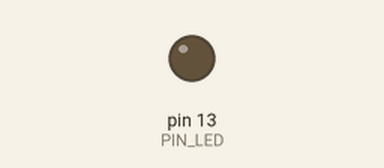
Recording of a sketch running on a simulated Arduino Uno, built with avr-gcc and run on an emulated ATmega328P. On the bench: output pins drawn as LEDs (lit = HIGH).

Above: at 0.6 s.
At 2.5 s:
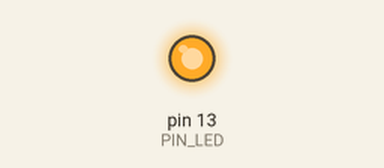
Timing chart, 0 to 6.6 s (numbered marks = the images above):
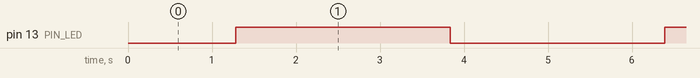

Measured:
- by itself, pin 13 (PIN_LED): alternates HIGH for 2.6 s and LOW for 2.6 s

The sketch:

illuminate_led.ino
```cpp
#define PIN_LED 13

void setup() {
  Serial.begin(115200);
  pinMode(PIN_LED, OUTPUT);
}

int light = 0;
int p = 1;

void loop() {
  light += p;
  if (light == 0 || light == 255) {
    p *= -1;
  }
  delay(10);
  analogWrite(PIN_LED, light);
}
```
